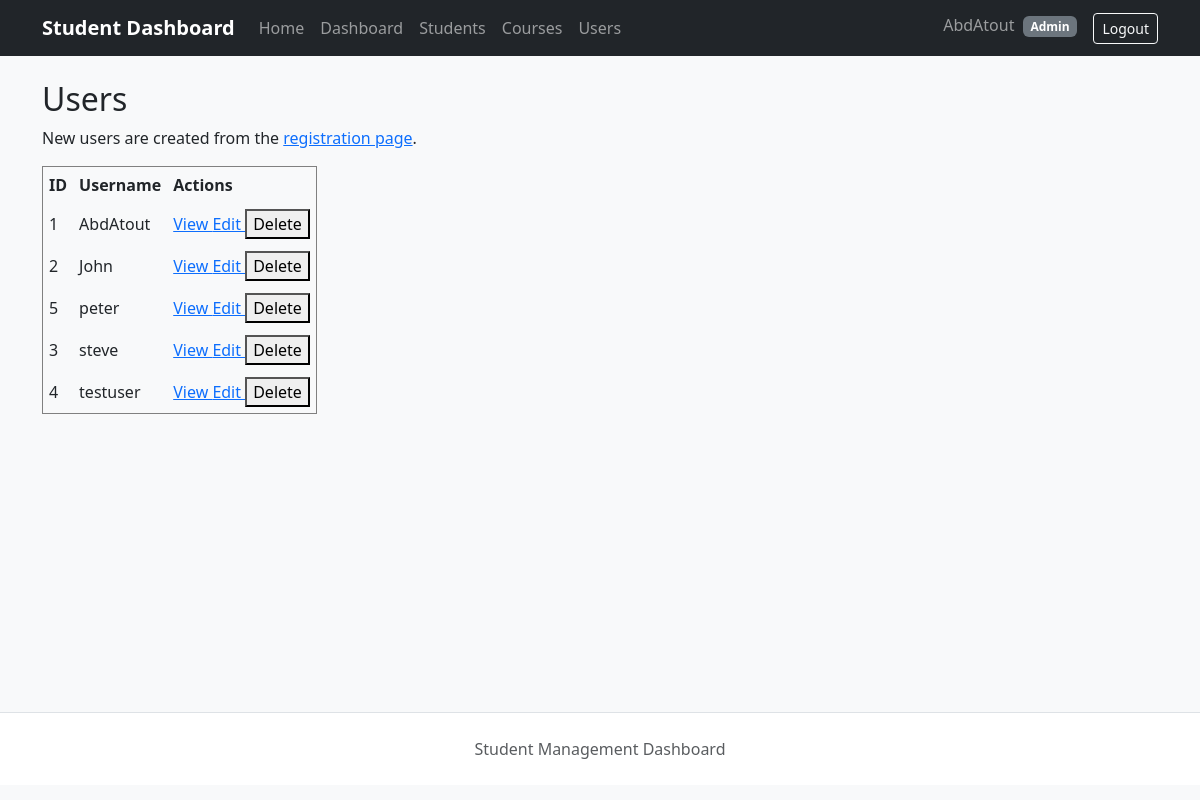
The app's page /users (signed in) with its own data.
### app/models/user.py (models this page shows, shortened)
class User(UserMixin, db.Model):
    __tablename__ = "users"
    id = db.Column(
        db.Integer,
        primary_key=True,
    )
    username = db.Column(
        db.String(100),
        unique=True,
        nullable=False,
    )
    role = db.Column(
        db.String(20),
        nullable=False,
        default="student",
        server_default="student",
    )
    profile_picture = db.Column(
        db.String(255),
        nullable=True,
        default=None,
    )
    profile_picture = db.Column(
        db.String(255),
        nullable=True,
        default=None,
    )
    password_hash = db.Column(
        db.String(255),
        nullable=False,
    )

### app/routes/users.py (the view)
@users_bp.route("/users")
@roles_required("admin")
def user_list():
    statement = db.select(User).order_by(User.username)
    users = db.session.execute(statement).scalars().all()
    return render_template(
        "users.html",
        users=users,
    )

### app/utils/auth.py (called while the page is built)
def roles_required(*allowed_roles):
    def decorator(view):
        @wraps(view)
        @login_required
        def wrapped_view(*args, **kwargs):
            if current_user.role not in allowed_roles:
                abort(403)
            return view(*args, **kwargs)
        return wrapped_view
    return decorator

### app/templates/users.html (shortened to what this page needs)
{% extends "base.html" %}
{% block content %}
<h2>Users</h2>
<p>
    New users are created from the
    <a href="{{ url_for('auth.register') }}">registration page</a>.
</p>
{% if users %}
<table border="1" cellpadding="6">
    <thead>
        <tr>
            <th>ID</th>
            <th>Username</th>
            <th>Actions</th>
        </tr>
    </thead>
    <tbody>
        {% for user in users %}
        <tr>
            <td>{{ user.id }}</td>
            <td>{{ user.username }}</td>
            <td>
                <a href="{{ url_for(
                    'users.user_detail',
                    user_id=user.id
                ) }}">
                    View
                </a>
                <a href="{{ url_for(
                    'users.edit_user',
                    user_id=user.id
                ) }}">
                    Edit
                </a>
                <form
                    method="POST"
                    action="{{ url_for(
                        'users.delete_user',
                        user_id=user.id
                    ) }}"
                    style="display:inline"
                >
                    <button type="submit">Delete</button>
                </form>
            </td>
        </tr>
        {% endfor %}
    </tbody>
</table>
{% else %}
<p>No users exist.</p>
{% endif %}
{% endblock %}

### app/templates/base.html (shortened to what this page needs)
<!DOCTYPE html>
<html lang="en">
<head>
    <link
        href="https://cdn.jsdelivr.net/npm/bootstrap@5.3.3/dist/css/bootstrap.min.css"
        rel="stylesheet"
    >
    <link
        rel="stylesheet"
        href="{{ url_for('static', filename='css/style.css') }}"
    >
</head>
<body class="bg-light">
    <nav class="navbar navbar-expand-lg navbar-dark bg-dark">
        <div class="container">
            <a
                class="navbar-brand fw-bold"
                href="{{ url_for('students.home') }}"
            >
                Student Dashboard
            </a>
            <div
                class="collapse navbar-collapse"
                id="mainNavbar"
            >
                <ul class="navbar-nav me-auto mb-2 mb-lg-0">
                    <li class="nav-item">
                        <a
                            class="nav-link"
                            href="{{ url_for('students.home') }}"
                        >
                            Home
                        </a>
                    </li>
                    {% if current_user.is_authenticated %}
                        <li class="nav-item">
                            <a
                                class="nav-link"
                                href="{{ url_for('auth.dashboard') }}"
                            >
                                Dashboard
                            </a>
                        </li>
                        <li class="nav-item">
                            <a
                                class="nav-link"
                                href="{{ url_for('students.student_list') }}"
                            >
                                Students
                            </a>
                        </li>
                        <li class="nav-item">
                            <a
                                class="nav-link"
                                href="{{ url_for('courses.course_list') }}"
                            >
                                Courses
                            </a>
                        </li>
                        {% if current_user.role == "admin" %}
                        <li class="nav-item">
                            <a
                                class="nav-link"
                                href="{{ url_for('users.user_list') }}"
                            >
                                Users
                            </a>
                        </li>
                        {% endif %}
                    {% endif %}
                </ul>
                <ul class="navbar-nav">
                    {% if current_user.is_authenticated %}
                        <li class="nav-item">
                            <span class="navbar-text me-3">
                                {{ current_user.username }}
                                <span class="badge bg-secondary ms-1">
                                    {{ current_user.role|capitalize }}
                                </span>
                            </span>
                        </li>
                        <li class="nav-item">
                            <a
                                class="btn btn-outline-light btn-sm"
                                href="{{ url_for('auth.logout') }}"
                            >
                                Logout
                            </a>
                        </li>
                    {% endif %}
                </ul>
            </div>
        </div>
    </nav>
    <div class="container py-4">
        <main>
            {% block content %}{% endblock %}
        </main>
    </div>
    <footer class="border-top py-4 mt-5 bg-white">
        <div class="container text-center text-muted">
            Student Management Dashboard
        </div>
    </footer>
</body>
</html>

### app/static/css/style.css (style rules this page uses)
body { min-height: 100vh; }
main { min-height: 70vh; }

### records on screen
User: username "AbdAtout", role "Admin", id "1"
User: id "2", username "John"
User: id "5", username "peter"
User: id "3", username "steve"
User: id "4", username "testuser"
